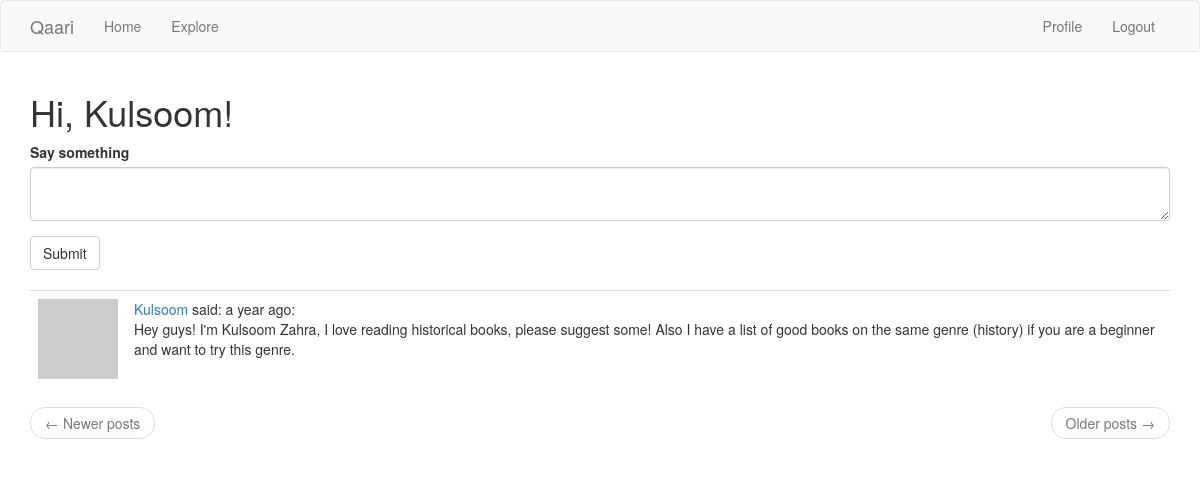
The app's page /index (signed in) with its own data.
### app/models.py (models this page shows, shortened)
class User(UserMixin, db.Model):
    id = db.Column(db.Integer, primary_key=True)
    username = db.Column(db.String(64), index=True, unique=True)
    email = db.Column(db.String(120), index=True, unique=True)
    password_hash = db.Column(db.String(128))
    about_me = db.Column(db.String(140))
    last_seem = db.Column(db.DateTime, default=datetime.utcnow)
    posts = db.relationship('Post', backref='author', lazy='dynamic')
    followed = db.relationship(
        'User', secondary=followers,
        primaryjoin=(followers.c.follower_id == id),
        secondaryjoin=(followers.c.followed_id == id),
        backref=db.backref('followers', lazy='dynamic'), lazy='dynamic')
    def followed_posts(self):
        followed = Post.query.join(
            followers, (followers.c.followed_id == Post.user_id)).filter(
                followers.c.follower_id == self.id)
        own = Post.query.filter_by(user_id=self.id)
        return followed.union(own).order_by(Post.timestamp.desc())
    def avatar(self, size):
        digest = md5(self.email.lower().encode('utf-8')).hexdigest()
        return 'https://www.gravatar.com/avatar/{}?d=identicon&s={}'.format(
            digest, size)

class Post(db.Model):
    id = db.Column(db.Integer, primary_key=True)
    body = db.Column(db.String(140))
    timestamp = db.Column(db.DateTime, index=True, default=datetime.utcnow)
    user_id = db.Column(db.Integer, db.ForeignKey('user.id'))

### app/main/routes.py (the view)
@bp.route('/', methods=['GET', 'POST'])
@bp.route('/index', methods=['GET', 'POST'])
@login_required
def index():
    form = PostForm()
    if form.validate_on_submit():
        post = Post(body=form.post.data, author=current_user)
        db.session.add(post)
        db.session.commit()
        flash('Your post is now live!')
        return redirect(url_for('main.index'))
    page = request.args.get('page', 1, type=int)
    posts = current_user.followed_posts().paginate(
        page, current_app.config['POSTS_PER_PAGE'], False)
    next_url = url_for('main.index', page=posts.next_num) \
        if posts.has_next else None
    prev_url = url_for('main.index', page=posts.prev_num) \
        if posts.has_prev else None
    return render_template('index.html', title=('Home'), form=form,
                           posts=posts.items, next_url=next_url,
                           prev_url=prev_url)

### app/main/forms.py
class PostForm(FlaskForm):
    post = TextAreaField(('Say something'), validators=[DataRequired()])
    submit = SubmitField('Submit')

### app/main/routes.py (called while the page is built)
@bp.before_app_request
def before_request():
    if current_user.is_authenticated:
        current_user.last_seen = datetime.utcnow()
        db.session.commit()

### app/models.py (called while the page is built)
@login.user_loader
def load_user(id):
    return User.query.get(int(id))

### app/templates/index.html
{% extends "base.html" %}
{% import 'bootstrap/wtf.html' as wtf %}
{% block app_content %}
    <h1>Hi, {{ current_user.username }}!</h1>
    {% if form %}
    {{ wtf.quick_form(form) }}
    <br>
    {% endif %}
    {% for post in posts %}
        {% include '_post.html' %}
    {% endfor %}
    <nav aria-label="...">
        <ul class="pager">
            <li class="previous{% if not prev_url %} disabled{% endif %}">
                <a href="{{ prev_url or '#' }}">
                    <span aria-hidden="true">&larr;</span> Newer posts
                </a>
            </li>
            <li class="next{% if not next_url %} disabled{% endif %}">
                <a href="{{ next_url or '#' }}">
                    Older posts <span aria-hidden="true">&rarr;</span>
                </a>
            </li>
        </ul>
    </nav>
{% endblock %}

### app/templates/_post.html
    <table class="table table-hover">
        <tr>
            <td width="70px">
                <a href="{{ url_for('main.user', username=post.author.username) }}">
                    <img src="{{ post.author.avatar(70) }}" />
                </a>
            </td>
            <td>
                <a href="{{ url_for('main.user', username=post.author.username) }}">
                    {{ post.author.username }}
                </a>
                said: {{ moment(post.timestamp).fromNow() }}:
                <br>
                <span id="post{{ post.id }}">{{ post.body }}</span>
            </td>
        </tr>
    </table>

### records on screen
User: username "Kulsoom"
Post: author.username "Kulsoom", timestamp "a year ago", body "Hey guys! I'm Kulsoom Zahra, I love reading historical books, please suggest some! Also I have a list of good books on the same genre (history) if you are a beginner and want to try this genre."
